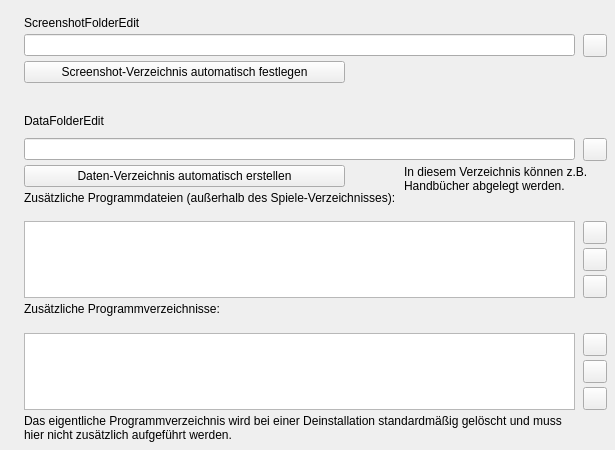
<?xml version="1.0" encoding="UTF-8"?>
<ui version="4.0">
  <class>ModernProfileEditorDirectoryFrame</class>
  <widget class="QWidget" name="ModernProfileEditorDirectoryFrame">
    <property name="geometry"><rect><x>0</x><y>0</y><width>615</width><height>450</height></rect></property>
    <property name="vclDesignWidth" stdset="0"><number>615</number></property>
    <property name="vclDesignHeight" stdset="0"><number>450</number></property>
    <layout class="QVBoxLayout" name="ModernProfileEditorDirectoryFrame_Layout" stretch="0,0,1">
      <property name="leftMargin"><number>24</number></property>
      <property name="topMargin"><number>16</number></property>
      <property name="rightMargin"><number>8</number></property>
      <property name="bottomMargin"><number>8</number></property>
      <property name="spacing"><number>0</number></property>
      <item>
        <layout class="QGridLayout" name="ModernProfileEditorDirectoryFrame_Section1" columnstretch="0,1,0">
          <property name="leftMargin"><number>0</number></property>
          <property name="topMargin"><number>0</number></property>
          <property name="rightMargin"><number>0</number></property>
          <property name="bottomMargin"><number>0</number></property>
          <property name="horizontalSpacing"><number>8</number></property>
          <property name="verticalSpacing"><number>4</number></property>
          <item row="0" column="0" colspan="2">
            <widget class="QLabel" name="ScreenshotFolderEdit_EditLabel">
              <property name="text"><string>ScreenshotFolderEdit</string></property>
              <property name="textFormat"><enum>Qt::PlainText</enum></property>
              <property name="vclFocusControl" stdset="0"><string notr="true">ScreenshotFolderEdit</string></property>
              <property name="vclLabeledEditOf" stdset="0"><string notr="true">ScreenshotFolderEdit</string></property>
            </widget>
          </item>
          <item row="1" column="0" colspan="2">
            <widget class="QLineEdit" name="ScreenshotFolderEdit">
      </widget>
          </item>
          <item row="1" column="2" alignment="Qt::AlignRight">
            <widget class="QToolButton" name="ScreenshotFolderEditButton">
              <property name="icon"><iconset resource="../../resources/dfend.qrc"><normaloff>:/glyphs/f94df2c8efcaad41.png</normaloff></iconset></property>
              <property name="iconSize"><size><width>16</width><height>16</height></size></property>
              <property name="minimumSize"><size><width>23</width><height>0</height></size></property>
            </widget>
          </item>
          <item row="2" column="0" alignment="Qt::AlignLeft">
            <widget class="QPushButton" name="GenerateScreenshotFolderNameButton">
              <property name="tag" stdset="0"><number>9</number></property>
              <property name="text"><string>Screenshot-Verzeichnis automatisch festlegen</string></property>
              <property name="icon"><iconset resource="../../resources/dfend.qrc"><normaloff>:/glyphs/b95a66cb73ac2323.png</normaloff></iconset></property>
              <property name="autoDefault"><bool>false</bool></property>
              <property name="vclOnClick" stdset="0"><string notr="true">GenerateScreenshotFolderNameButtonClick</string></property>
              <property name="minimumSize"><size><width>321</width><height>0</height></size></property>
            </widget>
          </item>
          <item row="0" column="1">
            <spacer name="ModernProfileEditorDirectoryFrame_Section1_HFill">
              <property name="orientation"><enum>Qt::Horizontal</enum></property>
              <property name="sizeHint" stdset="0"><size><width>0</width><height>0</height></size></property>
            </spacer>
          </item>
        </layout>
      </item>
      <item>
        <spacer name="ModernProfileEditorDirectoryFrame_Gap1">
          <property name="orientation"><enum>Qt::Vertical</enum></property>
          <property name="sizeType"><enum>QSizePolicy::Fixed</enum></property>
          <property name="sizeHint" stdset="0"><size><width>0</width><height>24</height></size></property>
        </spacer>
      </item>
      <item>
        <layout class="QGridLayout" name="ModernProfileEditorDirectoryFrame_Section2" columnstretch="0,0,1,0" rowstretch="0,0,0,0,0,0,1,0,0,0,0,0">
          <property name="leftMargin"><number>0</number></property>
          <property name="topMargin"><number>0</number></property>
          <property name="rightMargin"><number>0</number></property>
          <property name="bottomMargin"><number>0</number></property>
          <property name="horizontalSpacing"><number>8</number></property>
          <property name="verticalSpacing"><number>4</number></property>
          <item row="0" column="0" colspan="3">
            <widget class="QLabel" name="DataFolderEdit_EditLabel">
              <property name="text"><string>DataFolderEdit</string></property>
              <property name="textFormat"><enum>Qt::PlainText</enum></property>
              <property name="vclFocusControl" stdset="0"><string notr="true">DataFolderEdit</string></property>
              <property name="vclLabeledEditOf" stdset="0"><string notr="true">DataFolderEdit</string></property>
            </widget>
          </item>
          <item row="1" column="0" colspan="3">
            <widget class="QLineEdit" name="DataFolderEdit">
      </widget>
          </item>
          <item row="1" column="3" alignment="Qt::AlignRight">
            <widget class="QToolButton" name="DataFolderEditButton">
              <property name="tag" stdset="0"><number>1</number></property>
              <property name="icon"><iconset resource="../../resources/dfend.qrc"><normaloff>:/glyphs/f94df2c8efcaad41.png</normaloff></iconset></property>
              <property name="iconSize"><size><width>16</width><height>16</height></size></property>
              <property name="minimumSize"><size><width>23</width><height>0</height></size></property>
            </widget>
          </item>
          <item row="2" column="0" alignment="Qt::AlignLeft">
            <widget class="QPushButton" name="GenerateGameDataFolderNameButton">
              <property name="tag" stdset="0"><number>19</number></property>
              <property name="text"><string>Daten-Verzeichnis automatisch erstellen</string></property>
              <property name="icon"><iconset resource="../../resources/dfend.qrc"><normaloff>:/glyphs/1ecd1554339d9b00.png</normaloff></iconset></property>
              <property name="autoDefault"><bool>false</bool></property>
              <property name="vclOnClick" stdset="0"><string notr="true">GenerateGameDataFolderNameButtonClick</string></property>
              <property name="minimumSize"><size><width>321</width><height>0</height></size></property>
            </widget>
          </item>
          <item row="2" column="1" rowspan="2" colspan="3">
            <widget class="QLabel" name="DataFolderInfoLabel">
              <property name="text"><string>In diesem Verzeichnis können z.B. Handbücher abgelegt werden.</string></property>
              <property name="textFormat"><enum>Qt::PlainText</enum></property>
              <property name="wordWrap"><bool>true</bool></property>
              <property name="alignment"><set>Qt::AlignLeft|Qt::AlignTop</set></property>
            </widget>
          </item>
          <item row="3" column="0">
            <widget class="QLabel" name="ExtraFilesLabel">
              <property name="text"><string>Zusätzliche Programmdateien (außerhalb des Spiele-Verzeichnisses):</string></property>
              <property name="textFormat"><enum>Qt::PlainText</enum></property>
              <property name="alignment"><set>Qt::AlignLeft|Qt::AlignTop</set></property>
            </widget>
          </item>
          <item row="4" column="0" rowspan="3" colspan="3">
            <widget class="QListWidget" name="ExtraFilesListBox">
              <property name="minimumSize"><size><width>0</width><height>0</height></size></property>
            </widget>
          </item>
          <item row="4" column="3" alignment="Qt::AlignRight">
            <widget class="QToolButton" name="ExtraFilesAddButton">
              <property name="tag" stdset="0"><number>2</number></property>
              <property name="icon"><iconset resource="../../resources/dfend.qrc"><normaloff>:/glyphs/7bc99400adfc8024.png</normaloff></iconset></property>
              <property name="iconSize"><size><width>16</width><height>16</height></size></property>
              <property name="minimumSize"><size><width>23</width><height>0</height></size></property>
            </widget>
          </item>
          <item row="5" column="3" alignment="Qt::AlignRight">
            <widget class="QToolButton" name="ExtraFilesEditButton">
              <property name="tag" stdset="0"><number>3</number></property>
              <property name="icon"><iconset resource="../../resources/dfend.qrc"><normaloff>:/glyphs/8cae1683440d5f8e.png</normaloff></iconset></property>
              <property name="iconSize"><size><width>16</width><height>16</height></size></property>
              <property name="minimumSize"><size><width>23</width><height>0</height></size></property>
            </widget>
          </item>
          <item row="6" column="3" alignment="Qt::AlignRight">
            <widget class="QToolButton" name="ExtraFilesDelButton">
              <property name="tag" stdset="0"><number>4</number></property>
              <property name="icon"><iconset resource="../../resources/dfend.qrc"><normaloff>:/glyphs/190e94d8efb3a1c9.png</normaloff></iconset></property>
              <property name="iconSize"><size><width>16</width><height>16</height></size></property>
              <property name="minimumSize"><size><width>23</width><height>0</height></size></property>
            </widget>
          </item>
          <item row="7" column="0" colspan="3">
            <widget class="QLabel" name="ExtraDirsLabel">
              <property name="text"><string>Zusätzliche Programmverzeichnisse:</string></property>
              <property name="textFormat"><enum>Qt::PlainText</enum></property>
              <property name="alignment"><set>Qt::AlignLeft|Qt::AlignTop</set></property>
            </widget>
          </item>
          <item row="8" column="0" rowspan="3" colspan="3">
            <widget class="QListWidget" name="ExtraDirsListBox">
              <property name="minimumSize"><size><width>0</width><height>0</height></size></property>
            </widget>
          </item>
          <item row="8" column="3" alignment="Qt::AlignRight">
            <widget class="QToolButton" name="ExtraDirsAddButton">
              <property name="tag" stdset="0"><number>5</number></property>
              <property name="icon"><iconset resource="../../resources/dfend.qrc"><normaloff>:/glyphs/7bc99400adfc8024.png</normaloff></iconset></property>
              <property name="iconSize"><size><width>16</width><height>16</height></size></property>
              <property name="minimumSize"><size><width>23</width><height>0</height></size></property>
            </widget>
          </item>
          <item row="9" column="3" alignment="Qt::AlignRight">
            <widget class="QToolButton" name="ExtraDirsEditButton">
              <property name="tag" stdset="0"><number>6</number></property>
              <property name="icon"><iconset resource="../../resources/dfend.qrc"><normaloff>:/glyphs/8cae1683440d5f8e.png</normaloff></iconset></property>
              <property name="iconSize"><size><width>16</width><height>16</height></size></property>
              <property name="minimumSize"><size><width>23</width><height>0</height></size></property>
            </widget>
          </item>
          <item row="10" column="3" alignment="Qt::AlignRight">
            <widget class="QToolButton" name="ExtraDirsDelButton">
              <property name="tag" stdset="0"><number>7</number></property>
              <property name="icon"><iconset resource="../../resources/dfend.qrc"><normaloff>:/glyphs/190e94d8efb3a1c9.png</normaloff></iconset></property>
              <property name="iconSize"><size><width>16</width><height>16</height></size></property>
              <property name="minimumSize"><size><width>23</width><height>0</height></size></property>
            </widget>
          </item>
          <item row="11" column="0" colspan="3">
            <widget class="QLabel" name="ExtraDirsInfoLabel">
              <property name="text"><string>Das eigentliche Programmverzeichnis wird bei einer Deinstallation standardmäßig gelöscht und muss hier nicht zusätzlich aufgeführt werden.</string></property>
              <property name="textFormat"><enum>Qt::PlainText</enum></property>
              <property name="wordWrap"><bool>true</bool></property>
              <property name="alignment"><set>Qt::AlignLeft|Qt::AlignTop</set></property>
            </widget>
          </item>
          <item row="0" column="2">
            <spacer name="ModernProfileEditorDirectoryFrame_Section2_HFill">
              <property name="orientation"><enum>Qt::Horizontal</enum></property>
              <property name="sizeHint" stdset="0"><size><width>0</width><height>0</height></size></property>
            </spacer>
          </item>
        </layout>
      </item>
    </layout>
  </widget>
  <tabstops>
    <tabstop>ScreenshotFolderEdit</tabstop>
    <tabstop>GenerateScreenshotFolderNameButton</tabstop>
    <tabstop>DataFolderEdit</tabstop>
    <tabstop>GenerateGameDataFolderNameButton</tabstop>
    <tabstop>ExtraFilesListBox</tabstop>
    <tabstop>ExtraDirsListBox</tabstop>
  </tabstops>
  <resources>
    <include location="../../resources/dfend.qrc" />
  </resources>
  <connections />
</ui>
